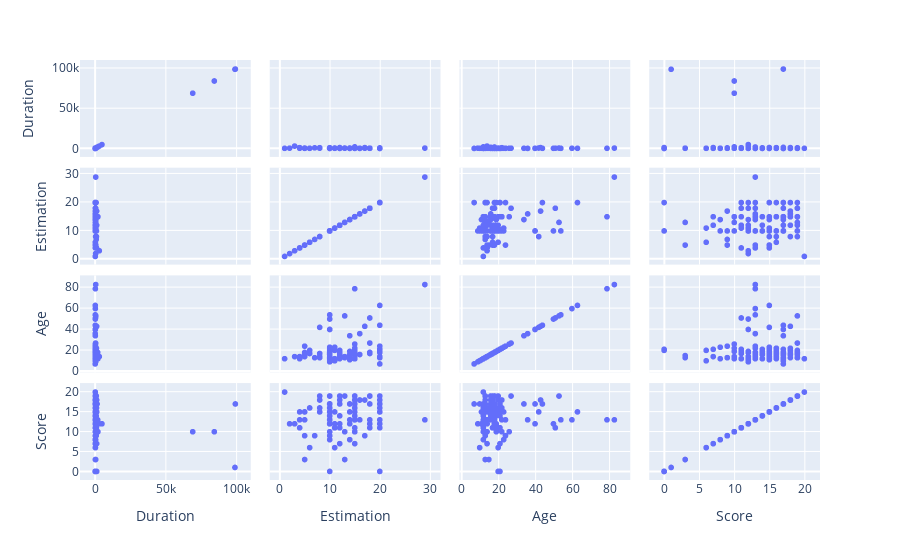

The cell this chart's notebook holds for it:
### Code cell
controlScatter = px.scatter_matrix(dfControl, dimensions=["Duration", "Estimation", "Age", "Score"])
controlScatter.show()

### Figure 1 — Plotly figure (JSON) as saved in the notebook; plotly's stock layout.template omitted (floating-point values rounded to 4 significant figures; data arrays with more than 128 entries replaced by an {"elided": "..."} marker saying what was removed)
{"data": [{"dimensions": [{"axis": {"matches": true}, "label": "Duration", "values": {"elided": "154 int values"}}, {"axis": {"matches": true}, "label": "Estimation", "values": {"elided": "154 int values"}}, {"axis": {"matches": true}, "label": "Age", "values": {"elided": "154 int values"}}, {"axis": {"matches": true}, "label": "Score", "values": {"elided": "154 int values"}}], "hovertemplate": "%{xaxis.title.text}=%{x}<br>%{yaxis.title.text}=%{y}<extra></extra>", "legendgroup": "", "marker": {"color": "#636efa", "symbol": "circle"}, "name": "", "showlegend": false, "type": "splom"}], "layout": {"dragmode": "select", "legend": {"tracegroupgap": 0}, "margin": {"t": 60}}}
